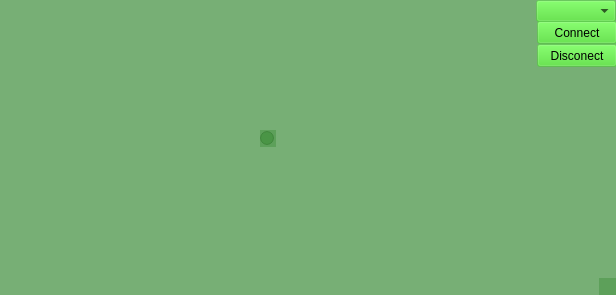
<?xml version="1.0" encoding="UTF-8"?>
<ui version="4.0">
 <class>MainWindow</class>
 <widget class="QMainWindow" name="MainWindow">
  <property name="geometry">
   <rect>
    <x>0</x>
    <y>0</y>
    <width>616</width>
    <height>295</height>
   </rect>
  </property>
  <property name="windowTitle">
   <string>MainWindow</string>
  </property>
  <property name="styleSheet">
   <string notr="true">background-color: rgba(8, 109, 3, 60);</string>
  </property>
  <widget class="QWidget" name="centralwidget">
   <widget class="QRadioButton" name="Cursor">
    <property name="geometry">
     <rect>
      <x>260</x>
      <y>130</y>
      <width>16</width>
      <height>17</height>
     </rect>
    </property>
    <property name="styleSheet">
     <string notr="true"/>
    </property>
    <property name="text">
     <string/>
    </property>
    <property name="checkable">
     <bool>false</bool>
    </property>
    <property name="checked">
     <bool>false</bool>
    </property>
   </widget>
   <widget class="QComboBox" name="PortBox">
    <property name="geometry">
     <rect>
      <x>536</x>
      <y>0</y>
      <width>80</width>
      <height>22</height>
     </rect>
    </property>
    <property name="whatsThis">
     <string>&lt;html&gt;&lt;head/&gt;&lt;body&gt;&lt;p&gt;qwer&lt;/p&gt;&lt;p&gt;qwerq&lt;/p&gt;&lt;p&gt;wer&lt;/p&gt;&lt;p&gt;qwer&lt;/p&gt;&lt;p&gt;qwe&lt;/p&gt;&lt;/body&gt;&lt;/html&gt;</string>
    </property>
    <property name="styleSheet">
     <string notr="true">background-color: rgba(62, 216, 34, 60);</string>
    </property>
   </widget>
   <widget class="QPushButton" name="PortConnectButton">
    <property name="geometry">
     <rect>
      <x>537</x>
      <y>21</y>
      <width>80</width>
      <height>23</height>
     </rect>
    </property>
    <property name="styleSheet">
     <string notr="true">background-color: rgba(62, 216, 34, 60);</string>
    </property>
    <property name="text">
     <string>Connect</string>
    </property>
   </widget>
   <widget class="QPushButton" name="PortDisconectButton">
    <property name="geometry">
     <rect>
      <x>537</x>
      <y>44</y>
      <width>80</width>
      <height>23</height>
     </rect>
    </property>
    <property name="styleSheet">
     <string notr="true">background-color: rgba(62, 216, 34, 60);</string>
    </property>
    <property name="text">
     <string>Disconect</string>
    </property>
   </widget>
  </widget>
  <widget class="QStatusBar" name="Statusbar"/>
 </widget>
 <resources/>
 <connections/>
</ui>
